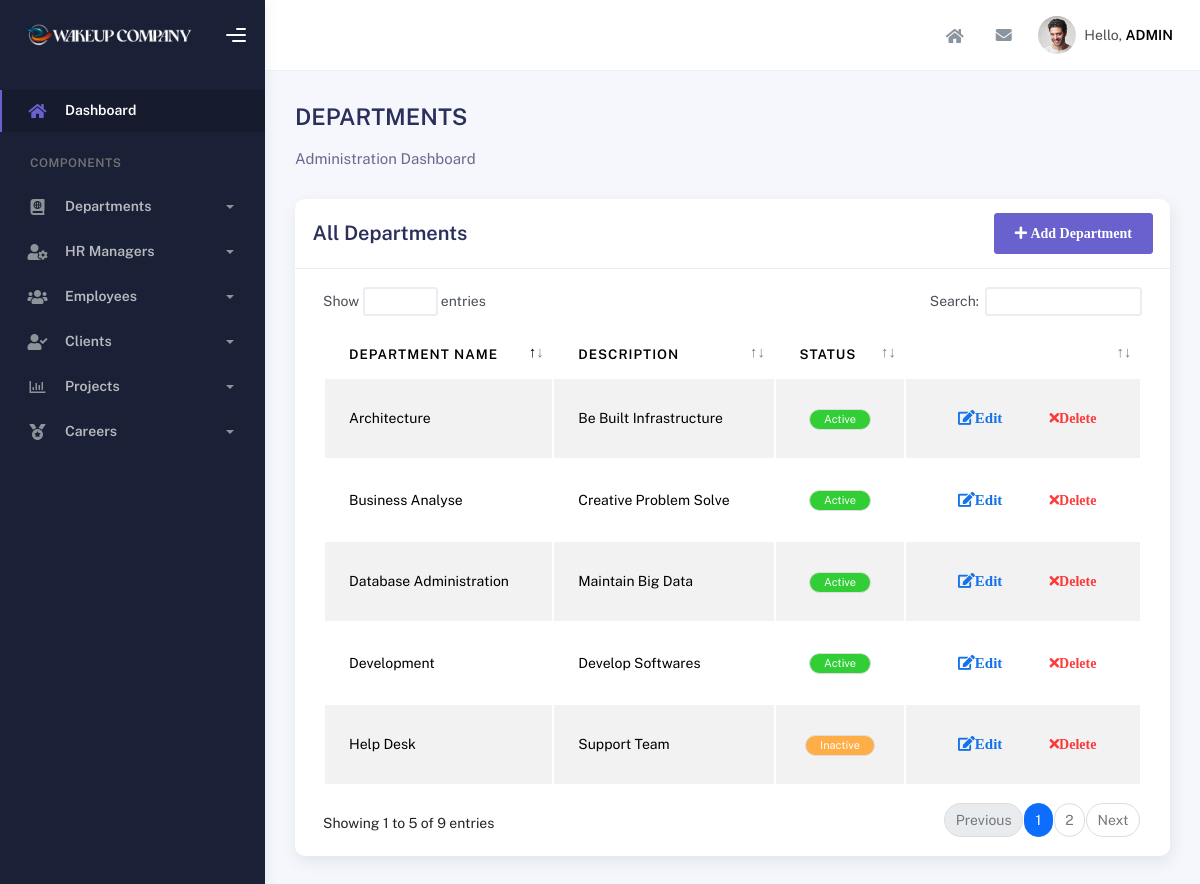
Page /depview (signed in) on the committed database.
### app/models.py (models this page shows, shortened)
class Department(models.Model):
    name = models.TextField()
    description = models.TextField()
    status = models.IntegerField()

### app/views.py (the view)
# urls.py: path('depview',views.dep_view),
@login_required
def dep_view(request):
    st=Department.objects.all()
    return render(request,'department/dep_view.html',{'data':st})

### app/templates/department/dep_view.html (shortened to what this page needs)
<!DOCTYPE html>
<html lang="en">
  <head>
    <link rel="stylesheet" href="static/assets/css/bootstrap.min.css" />
    <link rel="stylesheet" href="static/assets/css/plugins.min.css" />
    <link rel="stylesheet" href="static/assets/css/kaiadmin.min.css" />
    <link rel="stylesheet" href="static/assets/css/demo.css" />
  </head>
  <body>
    <div class="wrapper">
      <div class="sidebar" data-background-color="dark">
        <div class="sidebar-logo">
          <div class="logo-header" data-background-color="dark">
            <a href="index" class="logo">
              <img
                src="static/assets/img/logo_light.png"
                alt="navbar brand"
                class="navbar-brand"
                height="25">
            </a>
            <div class="nav-toggle">
              <button class="btn btn-toggle toggle-sidebar">
                <i class="gg-menu-right"></i>
              </button>
            </div>
          </div>
        </div>
        <div class="sidebar-wrapper scrollbar scrollbar-inner">
          <div class="sidebar-content">
            <ul class="nav nav-secondary">
              <li class="nav-item active">
                <a  href="/index"
                  class="collapsed">
                  <i class="fas fa-home"></i>
                  <p>Dashboard</p>
                </a>
              </li>
              <li class="nav-section">
                <h4 class="text-section">Components</h4>
              </li>
              <li class="nav-item">
                <a data-bs-toggle="collapse" href="#forms">
                  <i class="fas fa-atlas"></i>
                  <p>Departments</p>
                  <span class="caret"></span>
                </a>
              </li>
              <li class="nav-item">
                <a data-bs-toggle="collapse" href="#base">
                  <i class="fas fa-user-cog"></i>
                  <p>HR Managers</p>
                  <span class="caret"></span>
                </a>
              </li>
              <li class="nav-item">
                <a data-bs-toggle="collapse" href="#sidebarLayouts">
                  <i class="fas fa-users"></i>
                  <p>Employees</p>
                  <span class="caret"></span>
                </a>
              </li>
              <li class="nav-item">
                <a data-bs-toggle="collapse" href="#tables">
                  <i class="fas fa-user-check"></i>
                  <p>Clients</p>
                  <span class="caret"></span>
                </a>
              </li>
              <li class="nav-item">
                <a data-bs-toggle="collapse" href="#charts">
                  <i class="far fa-chart-bar"></i>
                  <p>Projects</p>
                  <span class="caret"></span>
                </a>
              <li class="nav-item">
                <a data-bs-toggle="collapse" href="#submenu">
                  <i class="fas fa-medal"></i>
                  <p>Careers</p>
                  <span class="caret"></span>
                </a>
              </li>
            </ul>
          </div>
        </div>
      </div>
      <div class="main-panel">
        <div class="main-header">
          <nav
            class="navbar navbar-header navbar-header-transparent navbar-expand-lg border-bottom">
            <div class="container-fluid">
              <ul class="navbar-nav topbar-nav ms-md-auto align-items-center">
                <li class="nav-item">
                  <a
                    class="nav-link"
                    href="/index"
                  >
                    <i class="fas fa-home"></i>
                  </a>
                </li>
                <li class="nav-item topbar-icon dropdown hidden-caret">
                  <a
                    class="nav-link dropdown-toggle"
                    href="#"
                    id="messageDropdown"
                    role="button"
                    data-bs-toggle="dropdown"
                    aria-haspopup="true"
                    aria-expanded="false"
                  >
                    <i class="fa fa-envelope"></i>
                  </a>
                </li>
                <li class="nav-item topbar-user dropdown hidden-caret">
                  <a
                    class="dropdown-toggle profile-pic"
                    data-bs-toggle="dropdown"
                    href="#"
                    aria-expanded="false"
                  >
                    <div class="avatar-sm">
                      <img
                        src="static/assets/img/profile.jpg"
                        alt="..."
                        class="avatar-img rounded-circle"
                      />
                    </div>
                    <span class="profile-username">
                      <span class="op-7">Hello,</span>
                      <span class="fw-bold">ADMIN</span>
                    </span>
                  </a>
                </li>
              </ul>
            </div>
          </nav>
        </div>
        <div class="container">
          <div class="page-inner">
            <div
              class="d-flex align-items-left align-items-md-center flex-column flex-md-row pt-2 pb-4"
            >
              <div>
                <h3 class="fw-bold mb-3">DEPARTMENTS</h3>
                <h6 class="op-7 mb-2">Administration Dashboard</h6>
              </div>
            </div>
            <div class="col-md-12">
                <div class="card">
                  <div class="card-header">
                    <div class="d-flex align-items-center">
                      <h4 class="card-title">All Departments</h4>
                      <button class="btn btn-secondary ms-auto">
                        <span class="btn-label">
                          <a class="fa fa-plus" style="color: white;" href="depreg"> Add Department</a>
                        </span>
                      </button>
                    </div>
                  </div>
                  <div class="card-body">
                    <div class="table-responsive">
                      <table
                        id="add-row"
                        class="display table table-striped table-hover"
                      >
                        <thead>
                          <tr>
                            <th>Department Name</th>
                            <th>Description</th>
                            <th>Status</th>
                            <th style="width: 10%"></th>
                          </tr>
                        </thead>
                        <tbody>
                          {% for i in data %}
                          <tr>
                            <td>{{ i.name }}</td>
                            <td>{{ i.description }}</td>
                            <td class="px-2 py-1 text-center">
                              {% if i.status == 1 %}
                              <span class="badge bg-success rounded-pill px-3">Active</span> {% else %}
                              <span class="badge bg-warning rounded-pill px-3">Inactive</span> {% endif %}
                            </td>
                            <td>
                              <div class="form-button-action">
                                <button
                                  type="button"
                                  data-bs-toggle="tooltip"
                                  title=""
                                  class="btn btn-link btn-primary btn-lg"
                                  data-original-title="Edit Task"
                                >
                                  <a class="fa fa-edit" href="{% url 'depedit' i.id %}">Edit</a>
                                </button>
                                <button
                                  type="button"
                                  data-bs-toggle="tooltip"
                                  title=""
                                  class="btn btn-link btn-danger"
                                  data-original-title="Remove"
                                >
                                  <a class="fa fa-times" href="{% url 'depdelete' i.id %}" style="color: rgba(255, 0, 0, 0.767); ">Delete</a>
                                </button>
                              </div>
                            </td>
                          </tr>
                          {% endfor %}
                        </tbody>
                      </table>
                    </div>
                  </div>
                </div>
              </div>
          </div>
        </div>
      </div>
    </div>
  </body>
</html>

### rows in the picture
Department: name "Architecture", description "Be Built Infrastructure", status "Active"
Department: name "Database Administration", description "Maintain Big Data", status "Active"
Department: name "Business Analyse", description "Creative Problem Solve", status "Active"
Department: name "Help Desk", description "Support Team", status "Inactive"
Department: name "Development", description "Develop Softwares", status "Active"
